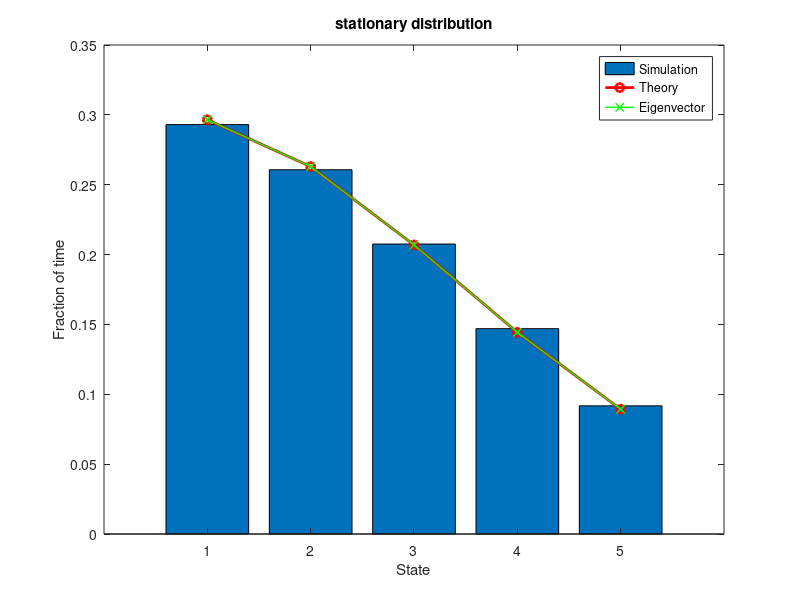

Write the MATLAB code that produced this figure.
clear;
clc;
close all;

N = 10^6;

a = 0.04;
b = 0.16;
K = 0.1;

X0 = 1;

states = 1:5;
p = K*exp(a*states);
q = K*exp(b*(states-1));

%% Part B

P = [1-p(1), p(1), 0, 0, 0;
    q(2), 1-p(2)-q(2), p(2), 0, 0;
    0, q(3), 1-p(3)-q(3), p(3), 0;
    0, 0, q(4), 1-p(4)-q(4), p(4);
    0, 0, 0, q(5), 1-q(5)];

[V,D] = eig(P');

pi_eigenvectors = V(:,4)/sum(V(:,4));


X = exp((a-b).*(states-1).*states/2);
C = 1/(sum(X));

pi_th = C*X;


%% Part C

X = X0;

for i = 1:N
    Xchance = rand();

    switch X
        case 1
            if Xchance < 1-p(1)
                Xnew = 1;
            else 
                Xnew = 2;
            end
        case 5
            if Xchance < q(5)
                Xnew = 4;
            else
                Xnew = 5;
            end
        otherwise 
            if Xchance < p(X)
                Xnew = X+1;
            elseif Xchance < p(X)+q(X)
                Xnew = X-1;
            else
                Xnew = X;
            end
    end
                
    X = Xnew;
    Xhistory(i) = X;
end


counts = zeros(1,5);

for s = 1:5
    counts(s) = sum(Xhistory == s);
end

pi_num = counts / N;


%% Part D

bar(1:5, pi_num)

hold on
plot(1:5, pi_th,'ro-','LineWidth',2)
plot(1:5, pi_eigenvectors,'gx-','LineWidth',1)
legend('Simulation','Theory','Eigenvector')

xlabel('State')
ylabel('Fraction of time')
title('stationary distribution')
